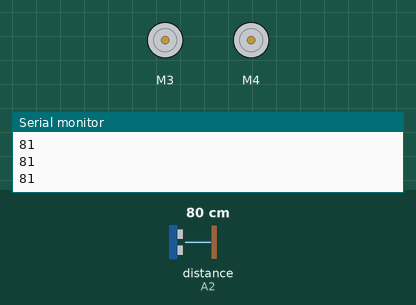
Bench run of a sketch on a simulated Arduino Uno, built with avr-gcc and run on an emulated ATmega328P. On the bench: 2 × DC motor (green arrow = forward, orange = backward, longer = faster), the last lines printed to the serial monitor. Inputs (shaded band) come from the test bench; at power-on: distance to the obstacle (sensor on A2) 80 cm. The echo pulse lasts 58.3 µs per cm.

Above: at 1.2 s.
1.3 s: distance to the obstacle (sensor on A2) set to 11 cm
2.8 s: distance to the obstacle (sensor on A2) set to 8 cm
At 3.5 s:
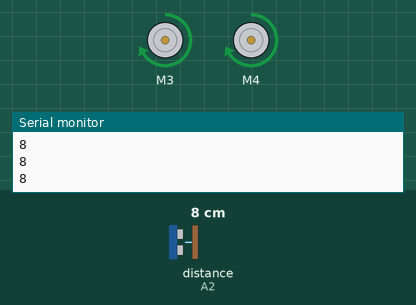
4.4 s: distance to the obstacle (sensor on A2) set to 18 cm
At 5.5 s:
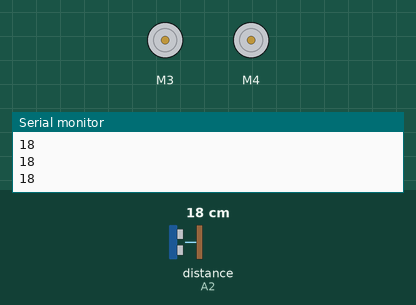
5.9 s: distance to the obstacle (sensor on A2) set to 2 cm
At 7.2 s:
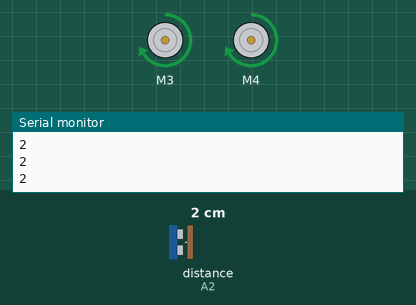
Timing chart, 0 to 8.4 s (numbered marks = the images above; inputs shaded):
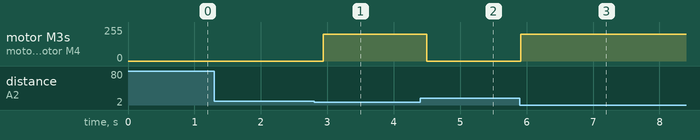

Measured:
- the behaviour switches between 10 and 9 cm on distance to the obstacle (sensor on A2) (found by bisection; images 0 and 1)
- after the input at 2.8 s, motor M3, motor M4: stopped → forward 200/255 after 0.14 s
- after the input at 4.4 s, motor M3, motor M4: forward 200/255 → stopped after 0.09 s
- after the input at 5.9 s, motor M3, motor M4: stopped → forward 200/255 at once

The sketch:

mini_bot.ino
```cpp
#include <NewPing.h>
#include <AFMotor.h>

#define TRIG_PIN A3 // Pin A4 on the Motor Drive Shield soldered to the ultrasonic sensor
#define ECHO_PIN A2 // Pin A5 on the Motor Drive Shield soldered to the ultrasonic sensor
#define MAX_DISTANCE 200 // sets maximum useable sensor measuring distance to 200cm

NewPing sonar(TRIG_PIN, ECHO_PIN, MAX_DISTANCE); // sets up sensor library to use the correct pins to measure distance.
AF_DCMotor leftWheel(3);
AF_DCMotor rightWheel(4);

void setup()
{
  Serial.begin(9600);
  leftWheel.setSpeed(200);
  rightWheel.setSpeed(200);
}


void loop()
{
  if(isObject()){
     moveForward();
  }else{
    stopMoving();
  }

  delay(70);

}


int getDistance() { // read the ultrasonic sensor distance
  delay(70);
  unsigned int uS = sonar.ping();
  int cm = uS/US_ROUNDTRIP_CM;
  return cm;
}

boolean isObject(){
  int value = getDistance();
  Serial.println(value);
  if(value < 10)
  {
    return true;
  }
  return false;
}

void moveForward(){
  leftWheel.run(FORWARD);
  rightWheel.run(FORWARD);
}
void moveBackward(){
  leftWheel.run(BACKWARD);
  rightWheel.run(BACKWARD);
}
void moveForwardLeft(){
  rightWheel.run(RELEASE);
  leftWheel.run(FORWARD);
}
void moveForwardRight(){
  leftWheel.run(RELEASE);
  rightWheel.run(FORWARD);
}
void moveBackwardLeft(){
  rightWheel.run(RELEASE);
  leftWheel.run(BACKWARD);
}
void moveBackwardRight(){
  leftWheel.run(RELEASE);
  rightWheel.run(BACKWARD);
}
void stopMoving(){
  leftWheel.run(RELEASE);
  rightWheel.run(RELEASE);
}
```
